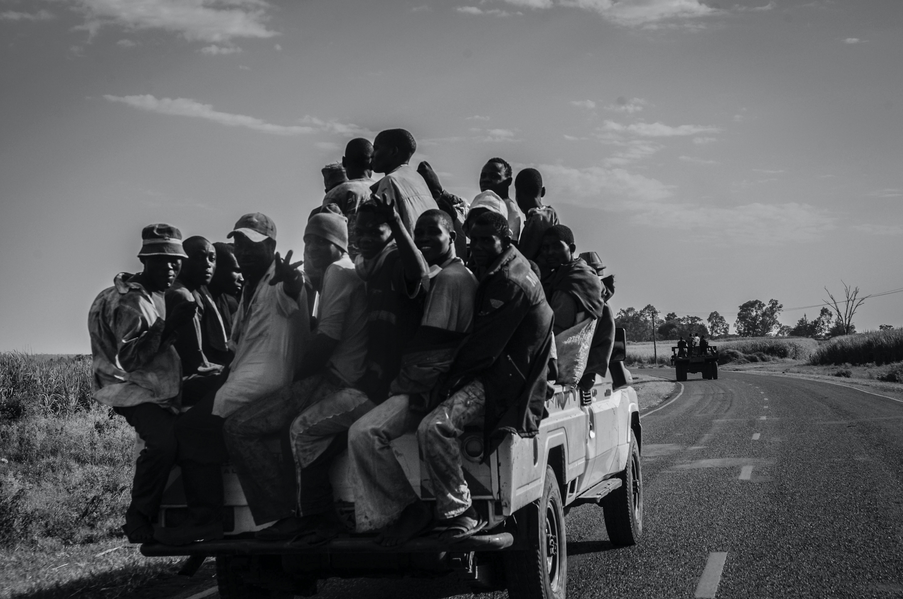
#> input picture images/journey.png, 903 x 599 px, shrunk from 4288 x 2848 before the run, found by its file name
$ python histograms.py
#> lines starting #> are read from the running program, lines starting #| are printed output that depends on the picture
import matplotlib.pyplot as plt
import cv2 as cv
import os.path


def draw_image_histogram(src,dest):
    # read image
#> called with src = 'images/kids.png', dest = 'images/kids_histogram.png'
    img= cv.imread(src)

    if os.path.isfile(dest) and os.access(dest, os.R_OK):
        print("File exists,Deleting and recreating")
        os.remove(dest)
    else:
       print("File doesnot exist, Creating")

    hist = cv.calcHist([img],[0],None,[256],[0,256])
#> hist = 256 values from 0 to 0
    plt.title("Image Histogram")
    plt.xlabel("Value")
    plt.ylabel("Pixels")
    plt.plot(hist, label='Original Image')
    plt.savefig(dest)
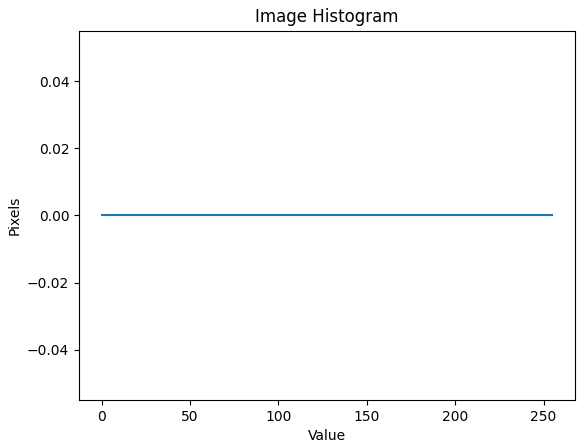
#> figure drawn by matplotlib, 1 panel
    print("Histogram added successfully")

draw_image_histogram('images/kids.png','images/kids_histogram.png')
draw_image_histogram('encrypted/lsb_encoded_kids.png','images/kids_lsb_histogram.png')

draw_image_histogram('images/journey.png','images/journey_histogram.png')
#> call 3 of draw_image_histogram, with src = 'images/journey.png', dest = 'images/journey_histogram.png'
#> in draw_image_histogram, img is the input picture: shape (599, 903, 3); mean B, G, R 94.9, 92.9, 91.9
#> in draw_image_histogram (call 3), `hist = cv.calcHist([img],[0],None,[256],[0,256])`: hist = 256 values, max 8063 at index 15, min 0 at index 252, mean 2112.9
#> in draw_image_histogram (call 3), `plt.savefig(dest)`:
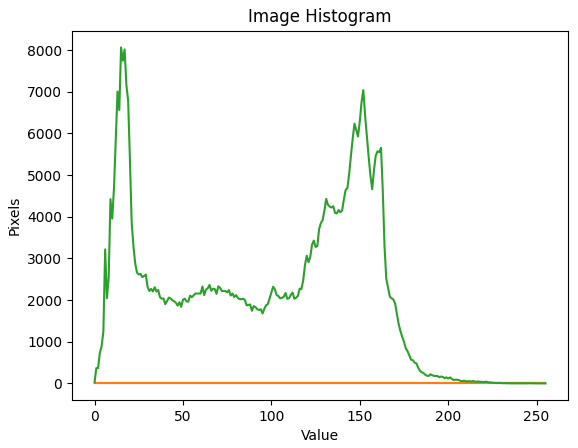
#> figure drawn by matplotlib, 1 panel; curve peaks at x = 15, y = 8063
draw_image_histogram('encrypted/lsb_encoded_journey.png','images/journey_lsb_histogram.png')

draw_image_histogram('images/girafe.png','images/girafe_histogram.png')
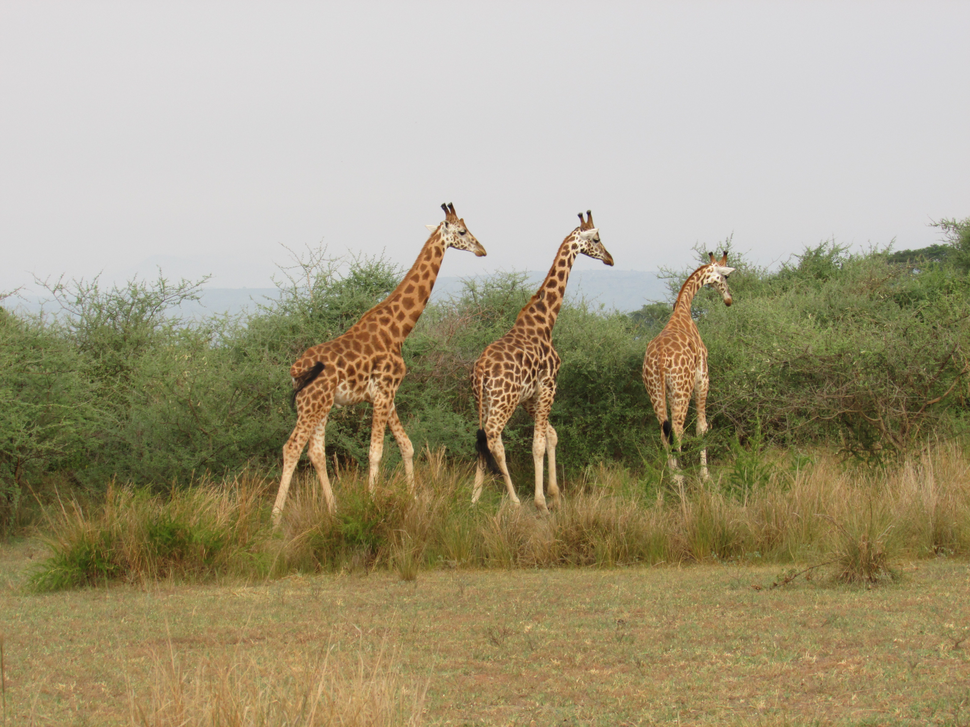
#> input picture images/girafe.png, 970 x 727 px, shrunk from 4608 x 3456 before the run, found by its file name
#> in draw_image_histogram, img is the input picture: shape (727, 970, 3); mean B, G, R 126.8, 154.7, 163.7
#> in draw_image_histogram (call 5), `hist = cv.calcHist([img],[0],None,[256],[0,256])`: hist = 256 values, max 47383 at index 217, min 0 at index 0, mean 2754.6
#> in draw_image_histogram (call 5), `plt.savefig(dest)`:
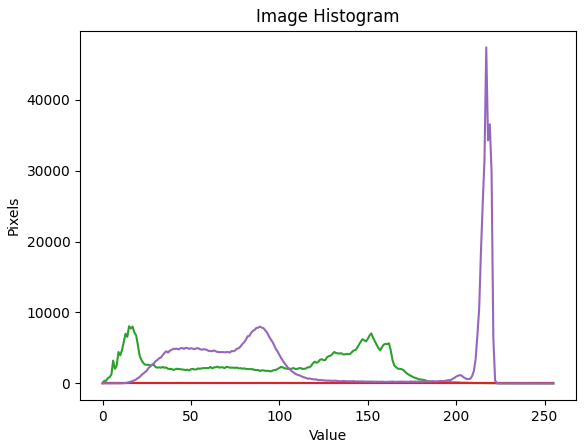
#> figure drawn by matplotlib, 1 panel; curve peaks at x = 15, y = 8063
draw_image_histogram('encrypted/lsb_encoded_girafe.png','images/girafe_lsb_histogram.png')
